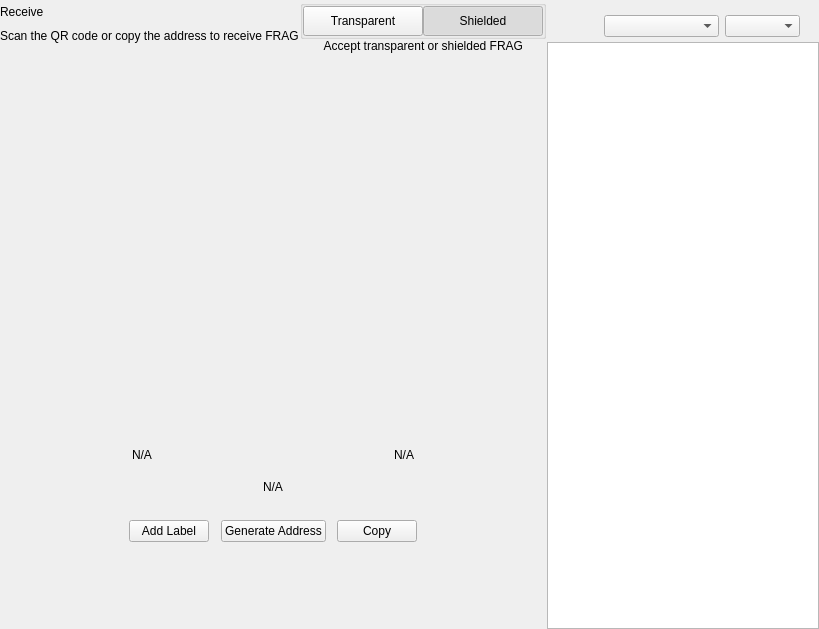
<?xml version="1.0" encoding="UTF-8"?>
<ui version="4.0">
 <class>ReceiveWidget</class>
 <widget class="QWidget" name="ReceiveWidget">
  <property name="geometry">
   <rect>
    <x>0</x>
    <y>0</y>
    <width>819</width>
    <height>629</height>
   </rect>
  </property>
  <property name="minimumSize">
   <size>
    <width>0</width>
    <height>0</height>
   </size>
  </property>
  <property name="windowTitle">
   <string>Form</string>
  </property>
  <layout class="QHBoxLayout" name="horizontalLayout_2" stretch="2,1">
   <property name="spacing">
    <number>0</number>
   </property>
   <property name="leftMargin">
    <number>0</number>
   </property>
   <property name="topMargin">
    <number>0</number>
   </property>
   <property name="rightMargin">
    <number>0</number>
   </property>
   <property name="bottomMargin">
    <number>0</number>
   </property>
   <item>
    <widget class="QWidget" name="left" native="true">
     <layout class="QVBoxLayout" name="verticalLayout_3">
      <property name="leftMargin">
       <number>0</number>
      </property>
      <property name="topMargin">
       <number>0</number>
      </property>
      <property name="rightMargin">
       <number>0</number>
      </property>
      <property name="bottomMargin">
       <number>0</number>
      </property>
      <item>
       <layout class="QVBoxLayout" name="verticalLayout_2">
        <property name="spacing">
         <number>0</number>
        </property>
        <property name="leftMargin">
         <number>0</number>
        </property>
        <item>
         <layout class="QHBoxLayout" name="horizontalLayout_3">
          <property name="spacing">
           <number>0</number>
          </property>
          <item>
           <layout class="QVBoxLayout" name="verticalLayout_4">
            <property name="spacing">
             <number>5</number>
            </property>
            <item>
             <widget class="QLabel" name="labelTitle">
              <property name="text">
               <string>Receive</string>
              </property>
             </widget>
            </item>
            <item alignment="Qt::AlignTop">
             <widget class="QLabel" name="labelSubtitle1">
              <property name="text">
               <string>Scan the QR code or copy the address to receive FRAG</string>
              </property>
             </widget>
            </item>
           </layout>
          </item>
          <item>
           <spacer name="horizontalSpacer">
            <property name="orientation">
             <enum>Qt::Horizontal</enum>
            </property>
            <property name="sizeHint" stdset="0">
             <size>
              <width>40</width>
              <height>20</height>
             </size>
            </property>
           </spacer>
          </item>
          <item>
           <widget class="QWidget" name="containerViewPrivacyChecks" native="true">
            <layout class="QVBoxLayout" name="containerPrivacyChecks">
             <property name="spacing">
              <number>0</number>
             </property>
             <property name="leftMargin">
              <number>0</number>
             </property>
             <property name="topMargin">
              <number>0</number>
             </property>
             <property name="rightMargin">
              <number>0</number>
             </property>
             <property name="bottomMargin">
              <number>0</number>
             </property>
             <item alignment="Qt::AlignHCenter|Qt::AlignVCenter">
              <widget class="QGroupBox" name="groupBox">
               <property name="title">
                <string/>
               </property>
               <layout class="QHBoxLayout" name="horizontalLayout_2_1">
                <property name="spacing">
                 <number>0</number>
                </property>
                <property name="leftMargin">
                 <number>0</number>
                </property>
                <property name="topMargin">
                 <number>0</number>
                </property>
                <property name="rightMargin">
                 <number>0</number>
                </property>
                <property name="bottomMargin">
                 <number>0</number>
                </property>
                <item>
                 <widget class="QPushButton" name="pushLeft">
                  <property name="minimumSize">
                   <size>
                    <width>120</width>
                    <height>30</height>
                   </size>
                  </property>
                  <property name="maximumSize">
                   <size>
                    <width>120</width>
                    <height>30</height>
                   </size>
                  </property>
                  <property name="focusPolicy">
                   <enum>Qt::NoFocus</enum>
                  </property>
                  <property name="text">
                   <string>Transparent</string>
                  </property>
                  <property name="checkable">
                   <bool>true</bool>
                  </property>
                  <property name="autoExclusive">
                   <bool>true</bool>
                  </property>
                 </widget>
                </item>
                <item>
                 <widget class="QPushButton" name="pushRight">
                  <property name="minimumSize">
                   <size>
                    <width>120</width>
                    <height>30</height>
                   </size>
                  </property>
                  <property name="maximumSize">
                   <size>
                    <width>120</width>
                    <height>30</height>
                   </size>
                  </property>
                  <property name="focusPolicy">
                   <enum>Qt::NoFocus</enum>
                  </property>
                  <property name="text">
                   <string>Shielded</string>
                  </property>
                  <property name="checkable">
                   <bool>true</bool>
                  </property>
                  <property name="checked">
                   <bool>true</bool>
                  </property>
                  <property name="autoExclusive">
                   <bool>true</bool>
                  </property>
                 </widget>
                </item>
               </layout>
              </widget>
             </item>
             <item alignment="Qt::AlignHCenter|Qt::AlignTop">
              <widget class="QLabel" name="labelSubtitle2">
               <property name="text">
                <string>Accept transparent or shielded FRAG</string>
               </property>
               <property name="alignment">
                <set>Qt::AlignRight|Qt::AlignTrailing|Qt::AlignVCenter</set>
               </property>
              </widget>
             </item>
            </layout>
           </widget>
          </item>
         </layout>
        </item>
        <item>
         <spacer name="verticalSpacer_2">
          <property name="orientation">
           <enum>Qt::Vertical</enum>
          </property>
          <property name="sizeType">
           <enum>QSizePolicy::Expanding</enum>
          </property>
          <property name="sizeHint" stdset="0">
           <size>
            <width>20</width>
            <height>50</height>
           </size>
          </property>
         </spacer>
        </item>
        <item alignment="Qt::AlignHCenter">
         <widget class="QWidget" name="layoutQR" native="true">
          <property name="maximumSize">
           <size>
            <width>510</width>
            <height>16777215</height>
           </size>
          </property>
          <layout class="QVBoxLayout" name="verticalLayoutQr">
           <item>
            <spacer name="verticalSpacer11">
             <property name="orientation">
              <enum>Qt::Vertical</enum>
             </property>
             <property name="sizeType">
              <enum>QSizePolicy::Fixed</enum>
             </property>
             <property name="sizeHint" stdset="0">
              <size>
               <width>20</width>
               <height>20</height>
              </size>
             </property>
            </spacer>
           </item>
           <item alignment="Qt::AlignHCenter">
            <widget class="QLabel" name="labelQrImg">
             <property name="minimumSize">
              <size>
               <width>260</width>
               <height>260</height>
              </size>
             </property>
             <property name="maximumSize">
              <size>
               <width>260</width>
               <height>260</height>
              </size>
             </property>
             <property name="text">
              <string/>
             </property>
             <property name="alignment">
              <set>Qt::AlignCenter</set>
             </property>
            </widget>
           </item>
           <item>
            <spacer name="verticalSpacer_21">
             <property name="orientation">
              <enum>Qt::Vertical</enum>
             </property>
             <property name="sizeType">
              <enum>QSizePolicy::Fixed</enum>
             </property>
             <property name="sizeHint" stdset="0">
              <size>
               <width>20</width>
               <height>30</height>
              </size>
             </property>
            </spacer>
           </item>
           <item>
            <widget class="QWidget" name="widget" native="true">
             <property name="minimumSize">
              <size>
               <width>0</width>
               <height>0</height>
              </size>
             </property>
             <layout class="QHBoxLayout" name="horizontalLayout_5">
              <item>
               <widget class="QLabel" name="labelLabel">
                <property name="text">
                 <string notr="true">N/A</string>
                </property>
               </widget>
              </item>
              <item>
               <spacer name="horizontalSpacer_2">
                <property name="orientation">
                 <enum>Qt::Horizontal</enum>
                </property>
                <property name="sizeHint" stdset="0">
                 <size>
                  <width>141</width>
                  <height>20</height>
                 </size>
                </property>
               </spacer>
              </item>
              <item>
               <widget class="QLabel" name="labelDate">
                <property name="text">
                 <string notr="true">N/A</string>
                </property>
                <property name="alignment">
                 <set>Qt::AlignRight|Qt::AlignTrailing|Qt::AlignVCenter</set>
                </property>
               </widget>
              </item>
             </layout>
            </widget>
           </item>
           <item>
            <widget class="QLabel" name="labelAddress">
             <property name="sizePolicy">
              <sizepolicy hsizetype="Expanding" vsizetype="Preferred">
               <horstretch>0</horstretch>
               <verstretch>0</verstretch>
              </sizepolicy>
             </property>
             <property name="minimumSize">
              <size>
               <width>300</width>
               <height>0</height>
              </size>
             </property>
             <property name="text">
              <string notr="true">N/A</string>
             </property>
             <property name="alignment">
              <set>Qt::AlignCenter</set>
             </property>
            </widget>
           </item>
           <item>
            <spacer name="verticalSpacer_4">
             <property name="orientation">
              <enum>Qt::Vertical</enum>
             </property>
             <property name="sizeType">
              <enum>QSizePolicy::Fixed</enum>
             </property>
             <property name="sizeHint" stdset="0">
              <size>
               <width>20</width>
               <height>20</height>
              </size>
             </property>
            </spacer>
           </item>
           <item>
            <layout class="QHBoxLayout" name="horizontalLayout_4">
             <item alignment="Qt::AlignHCenter">
              <widget class="QPushButton" name="pushButtonLabel">
               <property name="focusPolicy">
                <enum>Qt::NoFocus</enum>
               </property>
               <property name="text">
                <string>Add Label</string>
               </property>
              </widget>
             </item>
             <item alignment="Qt::AlignHCenter">
              <widget class="QPushButton" name="pushButtonNewAddress">
               <property name="focusPolicy">
                <enum>Qt::NoFocus</enum>
               </property>
               <property name="text">
                <string>Generate Address</string>
               </property>
              </widget>
             </item>
             <item alignment="Qt::AlignHCenter">
              <widget class="QPushButton" name="pushButtonCopy">
               <property name="focusPolicy">
                <enum>Qt::NoFocus</enum>
               </property>
               <property name="text">
                <string>Copy</string>
               </property>
              </widget>
             </item>
            </layout>
           </item>
           <item>
            <spacer name="verticalSpacer_3">
             <property name="orientation">
              <enum>Qt::Vertical</enum>
             </property>
             <property name="sizeType">
              <enum>QSizePolicy::Expanding</enum>
             </property>
             <property name="sizeHint" stdset="0">
              <size>
               <width>20</width>
               <height>20</height>
              </size>
             </property>
            </spacer>
           </item>
          </layout>
         </widget>
        </item>
        <item>
         <spacer name="verticalSpacer">
          <property name="orientation">
           <enum>Qt::Vertical</enum>
          </property>
          <property name="sizeHint" stdset="0">
           <size>
            <width>20</width>
            <height>40</height>
           </size>
          </property>
         </spacer>
        </item>
       </layout>
      </item>
     </layout>
    </widget>
   </item>
   <item>
    <widget class="QWidget" name="right" native="true">
     <layout class="QVBoxLayout" name="verticalLayout_5">
      <property name="spacing">
       <number>0</number>
      </property>
      <property name="leftMargin">
       <number>1</number>
      </property>
      <property name="topMargin">
       <number>0</number>
      </property>
      <property name="rightMargin">
       <number>0</number>
      </property>
      <property name="bottomMargin">
       <number>0</number>
      </property>
      <item>
       <layout class="QVBoxLayout" name="container_right">
        <property name="spacing">
         <number>0</number>
        </property>
        <property name="leftMargin">
         <number>0</number>
        </property>
        <property name="rightMargin">
         <number>0</number>
        </property>
        <item>
         <layout class="QVBoxLayout" name="verticalLayout">
          <property name="spacing">
           <number>6</number>
          </property>
          <property name="leftMargin">
           <number>19</number>
          </property>
          <property name="rightMargin">
           <number>19</number>
          </property>
          <item>
           <widget class="OptionButton" name="btnRequest" native="true"/>
          </item>
          <item>
           <widget class="OptionButton" name="btnMyAddresses" native="true">
            <property name="sizePolicy">
             <sizepolicy hsizetype="Preferred" vsizetype="Minimum">
              <horstretch>0</horstretch>
              <verstretch>0</verstretch>
             </sizepolicy>
            </property>
           </widget>
          </item>
         </layout>
        </item>
        <item>
         <widget class="QWidget" name="sortWidget" native="true">
          <layout class="QHBoxLayout" name="horizontalLayout_6">
           <property name="leftMargin">
            <number>19</number>
           </property>
           <property name="rightMargin">
            <number>19</number>
           </property>
           <property name="bottomMargin">
            <number>5</number>
           </property>
           <item>
            <spacer name="horizontalSpacer_3">
             <property name="orientation">
              <enum>Qt::Horizontal</enum>
             </property>
             <property name="sizeHint" stdset="0">
              <size>
               <width>40</width>
               <height>20</height>
              </size>
             </property>
            </spacer>
           </item>
           <item>
            <widget class="QComboBox" name="comboBoxSort">
             <property name="sizePolicy">
              <sizepolicy hsizetype="Preferred" vsizetype="Fixed">
               <horstretch>0</horstretch>
               <verstretch>0</verstretch>
              </sizepolicy>
             </property>
             <property name="minimumSize">
              <size>
               <width>115</width>
               <height>0</height>
              </size>
             </property>
            </widget>
           </item>
           <item>
            <widget class="QComboBox" name="comboBoxSortOrder">
             <property name="sizePolicy">
              <sizepolicy hsizetype="Preferred" vsizetype="Fixed">
               <horstretch>0</horstretch>
               <verstretch>0</verstretch>
              </sizepolicy>
             </property>
             <property name="minimumSize">
              <size>
               <width>75</width>
               <height>0</height>
              </size>
             </property>
            </widget>
           </item>
          </layout>
         </widget>
        </item>
        <item>
         <widget class="QListView" name="listViewAddress"/>
        </item>
       </layout>
      </item>
     </layout>
    </widget>
   </item>
  </layout>
 </widget>
 <customwidgets>
  <customwidget>
   <class>OptionButton</class>
   <extends>QWidget</extends>
   <header>qt/gamefrag/optionbutton.h</header>
   <container>1</container>
  </customwidget>
 </customwidgets>
 <resources/>
 <connections/>
</ui>
